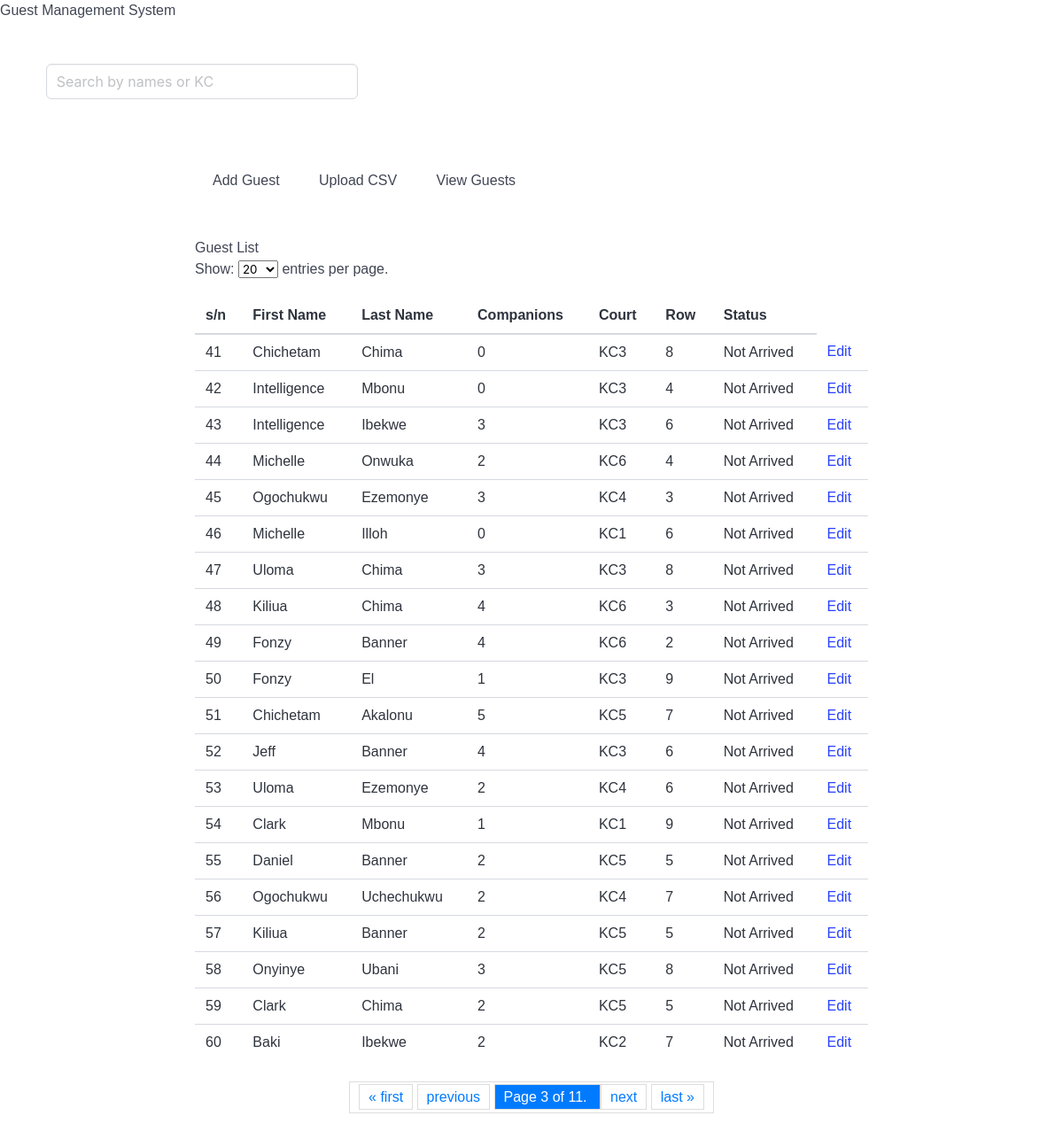
Page /list_guests/?page=3&per_page=20 on the committed database.
### guests/models.py (models this page shows, shortened)
class Guest(models.Model):
    first_name = models.CharField(max_length=100)
    last_name = models.CharField(max_length=100)
    has_arrived = models.BooleanField(default=False)
    number_of_companions = models.PositiveIntegerField(default=0)
    court = models.CharField(max_length=5, null=True)
    row = models.PositiveIntegerField(default=0)

### guests/views.py (the view)
# urls.py: path('list_guests/', views.list_guests, name='list_guests'),
def list_guests(request):
    success_message = request.session.pop('upload_message', None)
    guests = Guest.objects.all()
    per_page = request.GET.get('per_page', 20)
    try:
        per_page = int(per_page)
    except ValueError:
        per_page = 20
    paginator = Paginator(guests, per_page)
    page_number = request.GET.get('page')
    page_obj = paginator.get_page(page_number)
    highlight_id = request.GET.get('highlight')
    highlighted_guest = None
    if highlight_id:
        try:
            highlighted_guest = int(highlight_id)
        except ValueError:
            pass
    return render(request, 'guests/guest_list.html', {
        'page_obj': page_obj,
        'success_message': success_message,
        'per_page': per_page,
        'highlighted_guest': highlighted_guest,
    })

### guests/templates/guests/guest_list.html (shortened to what this page needs)
{% extends "guests/base.html" %}
{% load static %}
{% block content %}
<div class="container">
    <button id="show-add-form">Add Guest</button>
    <button id="show-upload-form">Upload CSV</button>
    <button onclick="window.location.href='{% url 'list_guests' %}'">View Guests</button>
</div>
<div class="container">
    <h1>Guest List</h1>
    <div class="per-page-selector">
        <form method="get" action="">
            <label for="per-page">Show:</label>
            <select id="per-page" name="per_page" onchange="this.form.submit()">
                <option value="20" {% if per_page|default:20 == 20 %}selected{% endif %}>20</option>
            </select> entries per page.
        </form>
    </div>
    <table class="table">
        <thead>
            <tr>
                <th>s/n</th>
                <th>First Name</th>
                <th>Last Name</th>
                <th>Companions</th>
                <th>Court</th>
                <th>Row</th>
                <th>Status</th>
            </tr>
        </thead>
        <tbody id="results">
            {% for guest in page_obj %}
            <tr class="{% if guest.id == highlighted_guest %}highlight{% endif %}">
                <td>{{ guest.id }}</td>
                <td>{{ guest.first_name }}</td>
                <td>{{ guest.last_name }}</td>
                <td>{{ guest.number_of_companions }}</td>
                <td>{{ guest.court }}</td>
                <td>{{ guest.row }}</td>
                <td>{{ guest.has_arrived|yesno:"Arrived,Not Arrived" }}</td>
                <td>
                    <a href="{% url 'guest-edit' guest.id %}" class="btn btn-warning btn-sm">Edit</a>
                </td>
            </tr>
            {% empty %}
            <tr>
                <td colspan="7">No guests found.</td>
            </tr>
            {% endfor %}
        </tbody>
    </table>
    <div class="pagination">
        <span class="step-links">
            {% if page_obj.has_previous %}
            <a href="?page=1&per_page={{ per_page|default:20 }}">&laquo; first</a>
            <a href="?page={{ page_obj.previous_page_number }}&per_page={{ per_page|default:20 }}">previous</a>
            {% endif %}
            <span class="current">
                Page {{ page_obj.number }} of {{ page_obj.paginator.num_pages }}.
            </span>
            {% if page_obj.has_next %}
            <a href="?page={{ page_obj.next_page_number }}&per_page={{ per_page|default:20 }}">next</a>
            <a href="?page={{ page_obj.paginator.num_pages }}&per_page={{ per_page|default:20 }}">last &raquo;</a>
            {% endif %}
        </span>
    </div>
</div>
{% endblock %}

### rows in the picture
Guest: id "41", first_name "Chichetam", last_name "Chima", number_of_companions "0", court "KC3", row "8", has_arrived "Not Arrived"
Guest: id "42", first_name "Intelligence", last_name "Mbonu", number_of_companions "0", court "KC3", row "4", has_arrived "Not Arrived"
Guest: id "43", first_name "Intelligence", last_name "Ibekwe", number_of_companions "3", court "KC3", row "6", has_arrived "Not Arrived"
Guest: id "44", first_name "Michelle", last_name "Onwuka", number_of_companions "2", court "KC6", row "4", has_arrived "Not Arrived"
Guest: id "45", first_name "Ogochukwu", last_name "Ezemonye", number_of_companions "3", court "KC4", row "3", has_arrived "Not Arrived"
Guest: id "46", first_name "Michelle", last_name "Illoh", number_of_companions "0", court "KC1", row "6", has_arrived "Not Arrived"
Guest: id "47", first_name "Uloma", last_name "Chima", number_of_companions "3", court "KC3", row "8", has_arrived "Not Arrived"
Guest: id "48", first_name "Kiliua", last_name "Chima", number_of_companions "4", court "KC6", row "3", has_arrived "Not Arrived"
Guest: id "49", first_name "Fonzy", last_name "Banner", number_of_companions "4", court "KC6", row "2", has_arrived "Not Arrived"
Guest: id "50", first_name "Fonzy", last_name "El", number_of_companions "1", court "KC3", row "9", has_arrived "Not Arrived"
Guest: id "51", first_name "Chichetam", last_name "Akalonu", number_of_companions "5", court "KC5", row "7", has_arrived "Not Arrived"
Guest: id "52", first_name "Jeff", last_name "Banner", number_of_companions "4", court "KC3", row "6", has_arrived "Not Arrived"
Guest: id "53", first_name "Uloma", last_name "Ezemonye", number_of_companions "2", court "KC4", row "6", has_arrived "Not Arrived"
Guest: id "54", first_name "Clark", last_name "Mbonu", number_of_companions "1", court "KC1", row "9", has_arrived "Not Arrived"
Guest: id "55", first_name "Daniel", last_name "Banner", number_of_companions "2", court "KC5", row "5", has_arrived "Not Arrived"
Guest: id "56", first_name "Ogochukwu", last_name "Uchechukwu", number_of_companions "2", court "KC4", row "7", has_arrived "Not Arrived"
Guest: id "57", first_name "Kiliua", last_name "Banner", number_of_companions "2", court "KC5", row "5", has_arrived "Not Arrived"
Guest: id "58", first_name "Onyinye", last_name "Ubani", number_of_companions "3", court "KC5", row "8", has_arrived "Not Arrived"
Guest: id "59", first_name "Clark", last_name "Chima", number_of_companions "2", court "KC5", row "5", has_arrived "Not Arrived"
Guest: id "60", first_name "Baki", last_name "Ibekwe", number_of_companions "2", court "KC2", row "7", has_arrived "Not Arrived"

### other values in the picture
{{ page_obj.number }} "3"
{{ page_obj.paginator.num_pages }} "11"
